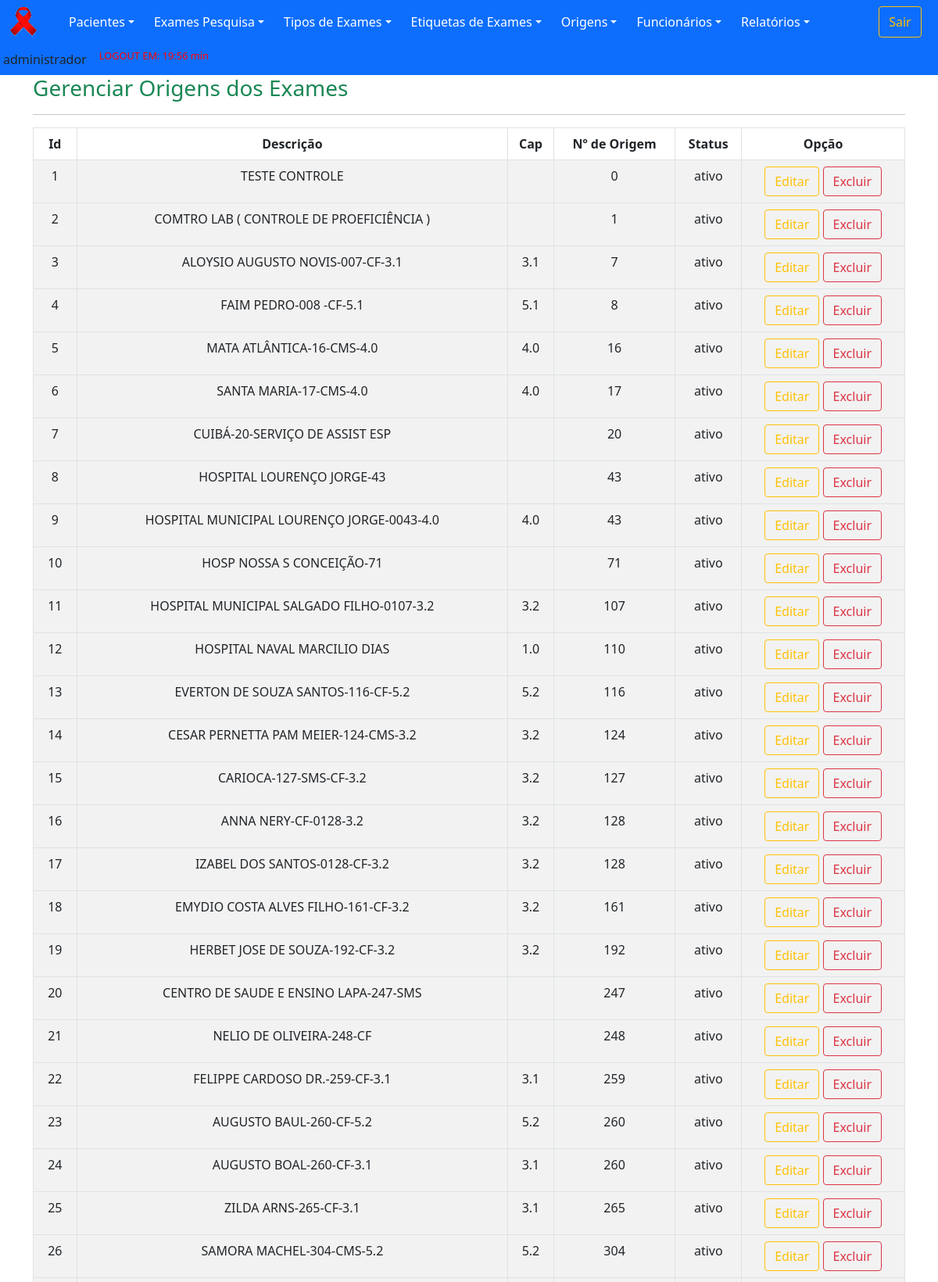
The page /old/views/origensGerenciar.php (signed in, upper part) on the database its author committed.
### tables this page shows
CREATE TABLE `origem` (
  `idOrigem` int(11) NOT NULL,
  `descricao` varchar(255) DEFAULT NULL,
  `cap` varchar(10) DEFAULT NULL,
  `numOrigem` int(11) DEFAULT NULL,
  `statusOrigem` varchar(8) DEFAULT NULL
);

### old/dao/DAO-sistemaCihiv.php (called while the page is built, shortened)
<?php
    class SistemaDAO
        {
            public function PesquisaTodosDados($nomeTabela)
                {
                    $conn = Database::connect();
                    $conn->exec('SET CHARACTER SET utf8');
                    $sql = "SELECT * FROM $nomeTabela";
                    try
                        {
                            $listar = $conn->query($sql);
                            $buscar = $listar->fetchAll(PDO::FETCH_OBJ);
                            $numRows = $listar->rowCount();
                        }
                    catch (PDOException $exc)
                        {
                            $buscar = $exc->getTraceAsString();
                        }
                    return $buscar;
                }
        }
?>

### old/views/origensGerenciar.php (the view, shortened to what this page needs)
<?php
	include "../template/menuPrincipal.php";
?>
        <div class="container">
            <div id="page-content-wrapper">
				<div class="panel-header">
					<h3 class="text-success">Gerenciar Origens dos Exames</h3>
				</div>
				<hr>
				<div class="panel-content">
					<div class="col-md-12">
						<table class="table table-striped table-bordered table-condensed">
                            <thead>
                                <tr>
                                    <th>Id</th>
                                    <th>Descrição</th>
                                    <th>Cap</th>
                                    <th>Nº de Origem</th>
                                    <th>Status</th>
                                    <th>Opção</th>
                                </tr>
                            </thead>
                            <tbody>
                                <?php
                                require_once '../dao/DAO-sistemaCihiv.php';
                                $exameDAO = new SistemaDAO();
                                $nomeTabela = "origem";
                                foreach($exameDAO->PesquisaTodosDados($nomeTabela) as $exame)
                                    {
                                        ?>
                                            <tr>
                                                <td><?php echo $exame->idOrigem ?></td>
                                                <td><?php echo $exame->descricao ?></td>
                                                <td><?php echo $exame->cap ?></td>
                                                <td><?php echo $exame->numOrigem ?></td>
                                                <td><?php echo $exame->statusOrigem;  $statusOrigem = $exame->statusOrigem;?></td>
                                                <td class='operations'>
                                                    <div class="btn-group pull-right">
                                                        <a href="../controllers/origemBuscar.php?action=1&id=<?php echo $exame->idOrigem;?>" class="btn btn-small btn-outline-warning">Editar<i class="icon-remove"></i></a>
                                                    </div>
                                                    <div class="btn-group pull-left">
                                                        <?php
                                                            if ($statusOrigem != "ativo")
                                                                {
                                                                    $html = " <a href='../controllers/origemBuscar.php?action=2&id=$exame->idOrigem'  class='btn btn-small btn-outline-success'>Ativar<i class='icon-edit'></i></a>";
                                                                    echo $html;
                                                                }
                                                            elseif ($statusOrigem == "ativo")
                                                                {
                                                                    $html = "<a href='../controllers/origemBuscar.php?action=3&id=$exame->idOrigem' class='btn btn-small btn-outline-danger'>Excluir<i class='icon-remove'></i></a>";
                                                                    echo $html;
                                                                }
                                                        ?>
                                                    </div>
                                                </td>
                                            <tr>
                                        <?php
                                    }
                                ?>
                            </tbody>
                        </table>
                    </div>
				</div>
            </div>
		</div>
    </body>
</html>

### old/template/menuPrincipal.php (style rules this page uses)
table, th, td { padding: 5px; text-align:center; }

### rows shown on the page
origem: idOrigem "1", descricao "TESTE CONTROLE", numOrigem "0", statusOrigem "ativo"
origem: idOrigem "2", descricao "COMTRO LAB ( CONTROLE DE PROEFICIÊNCIA )", numOrigem "1", statusOrigem "ativo"
origem: idOrigem "3", descricao "ALOYSIO AUGUSTO NOVIS-007-CF-3.1", cap "3.1", numOrigem "7", statusOrigem "ativo"
origem: idOrigem "4", descricao "FAIM PEDRO-008 -CF-5.1", cap "5.1", numOrigem "8", statusOrigem "ativo"
origem: idOrigem "5", descricao "MATA ATLÂNTICA-16-CMS-4.0", cap "4.0", numOrigem "16", statusOrigem "ativo"
origem: idOrigem "6", descricao "SANTA MARIA-17-CMS-4.0", cap "4.0", numOrigem "17", statusOrigem "ativo"
origem: idOrigem "7", descricao "CUIBÁ-20-SERVIÇO DE ASSIST ESP", numOrigem "20", statusOrigem "ativo"
origem: idOrigem "8", descricao "HOSPITAL LOURENÇO JORGE-43", numOrigem "43", statusOrigem "ativo"
origem: idOrigem "9", descricao "HOSPITAL MUNICIPAL LOURENÇO JORGE-0043-4.0", cap "4.0", numOrigem "43", statusOrigem "ativo"
origem: idOrigem "10", descricao "HOSP NOSSA S CONCEIÇÃO-71", numOrigem "71", statusOrigem "ativo"
origem: idOrigem "11", descricao "HOSPITAL MUNICIPAL SALGADO FILHO-0107-3.2", cap "3.2", numOrigem "107", statusOrigem "ativo"
origem: idOrigem "12", descricao "HOSPITAL NAVAL MARCILIO DIAS", cap "1.0", numOrigem "110", statusOrigem "ativo"
origem: idOrigem "13", descricao "EVERTON DE SOUZA SANTOS-116-CF-5.2", cap "5.2", numOrigem "116", statusOrigem "ativo"
origem: idOrigem "14", descricao "CESAR PERNETTA PAM MEIER-124-CMS-3.2", cap "3.2", numOrigem "124", statusOrigem "ativo"
origem: idOrigem "15", descricao "CARIOCA-127-SMS-CF-3.2", cap "3.2", numOrigem "127", statusOrigem "ativo"
origem: idOrigem "16", descricao "ANNA NERY-CF-0128-3.2", cap "3.2", numOrigem "128", statusOrigem "ativo"
origem: idOrigem "17", descricao "IZABEL DOS SANTOS-0128-CF-3.2", cap "3.2", numOrigem "128", statusOrigem "ativo"
origem: idOrigem "18", descricao "EMYDIO COSTA ALVES FILHO-161-CF-3.2", cap "3.2", numOrigem "161", statusOrigem "ativo"
origem: idOrigem "19", descricao "HERBET JOSE DE SOUZA-192-CF-3.2", cap "3.2", numOrigem "192", statusOrigem "ativo"
origem: idOrigem "20", descricao "CENTRO DE SAUDE E ENSINO LAPA-247-SMS", numOrigem "247", statusOrigem "ativo"
origem: idOrigem "21", descricao "NELIO DE OLIVEIRA-248-CF", numOrigem "248", statusOrigem "ativo"
origem: idOrigem "22", descricao "FELIPPE CARDOSO DR.-259-CF-3.1", cap "3.1", numOrigem "259", statusOrigem "ativo"
origem: idOrigem "23", descricao "AUGUSTO BAUL-260-CF-5.2", cap "5.2", numOrigem "260", statusOrigem "ativo"
origem: idOrigem "24", descricao "AUGUSTO BOAL-260-CF-3.1", cap "3.1", numOrigem "260", statusOrigem "ativo"
origem: idOrigem "25", descricao "ZILDA ARNS-265-CF-3.1", cap "3.1", numOrigem "265", statusOrigem "ativo"
origem: idOrigem "26", descricao "SAMORA MACHEL-304-CMS-5.2", cap "5.2", numOrigem "304", statusOrigem "ativo"

### other values the page prints
$_SESSION["nomeFuncionario"] "administrador"
